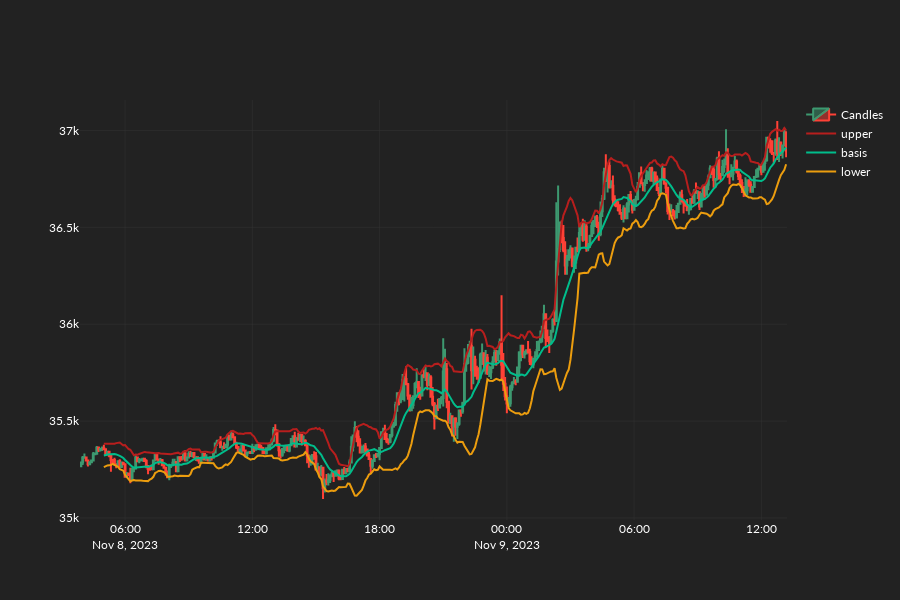

The code cell stored with this chart in its notebook:
### Code cell
from quantfreedom.plotting.plotting_base import plot_candles_1_ind_same_pane


plot_candles_1_ind_same_pane(candles=candles, indicator=indicator, ind_name=['upper', 'basis', 'lower'])

### Figure 1 — Plotly figure (JSON) as saved in the notebook; plotly's stock layout.template omitted (floating-point values rounded to 4 significant figures; data arrays with more than 128 entries replaced by an {"elided": "..."} marker saying what was removed)
{"data": [{"close": {"elided": "400 float values"}, "high": {"elided": "400 float values"}, "low": {"elided": "400 float values"}, "name": "Candles", "open": {"elided": "400 float values"}, "type": "candlestick", "x": {"elided": "400 str values"}}, {"name": "upper", "type": "scatter", "x": {"elided": "400 str values"}, "y": {"elided": "400 float values"}}, {"name": "basis", "type": "scatter", "x": {"elided": "400 str values"}, "y": {"elided": "400 float values"}}, {"name": "lower", "type": "scatter", "x": {"elided": "400 str values"}, "y": {"elided": "400 float values"}}], "layout": {"height": 600, "xaxis": {"rangeslider": {"visible": false}}}}
